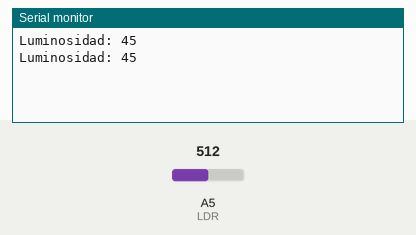
A sketch run on a simulated Arduino Uno, built with avr-gcc and run on an emulated ATmega328P. Parts: the last lines printed to the serial monitor. The test bench sets the inputs (shaded band); at power-on: A5 (LDR) = 512.

Above: at 1.8 s.
1.9 s: A5 (LDR) set to 716
At 2.4 s:
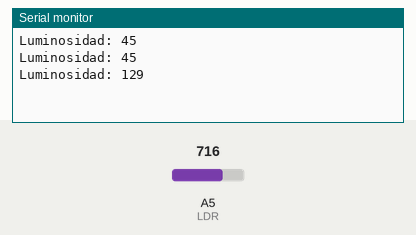
3.4 s: A5 (LDR) set to 900
At 4.8 s:
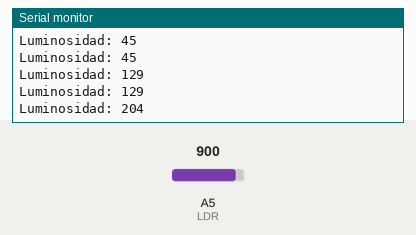
Timing chart, 0 to 6.4 s (numbered marks = the images above; inputs shaded):
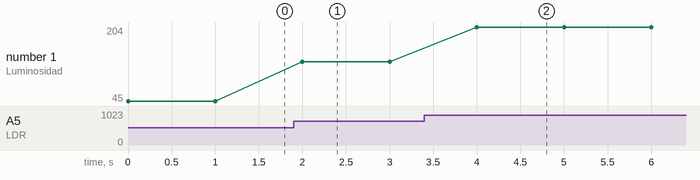

The sketch:

ej06.ino
```cpp
#define LDR A5

void setup(){
  Serial.begin(9600);
}

void loop(){
  int luz = analogRead(LDR);
  luz = map(luz, 400, 1023, 0, 255);
  Serial.print("Luminosidad: ");
  Serial.println(luz);
  delay(1000);
}
```

Measured:
- after the input at 1.9 s, the serial monitor: prints a new line after 0.10 s (image 1)
- after the input at 3.4 s, the serial monitor: prints a new line after 0.60 s (image 2)
- plotted number 1: 45 → 129 after the input at 1.9 s, 129 → 204 after the input at 3.4 s
